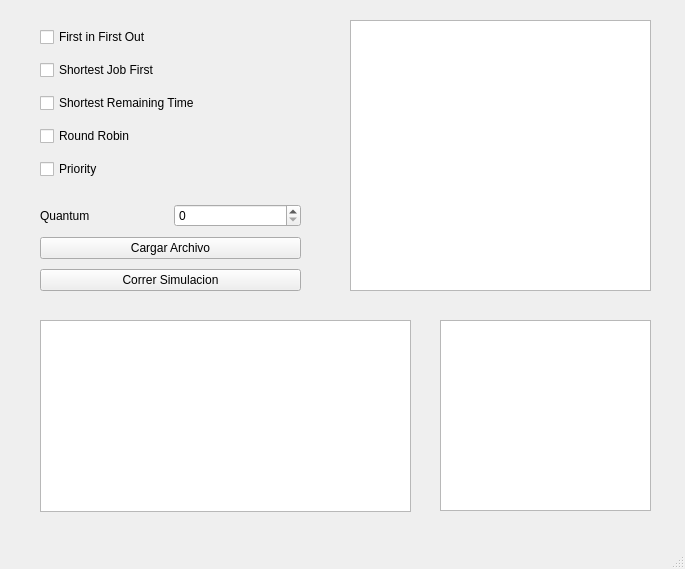
<?xml version="1.0" encoding="UTF-8"?>
<ui version="4.0">
 <class>SchedulingWindow</class>
 <widget class="QMainWindow" name="SchedulingWindow">
  <property name="geometry">
   <rect>
    <x>0</x>
    <y>0</y>
    <width>685</width>
    <height>569</height>
   </rect>
  </property>
  <property name="windowTitle">
   <string>MainWindow</string>
  </property>
  <widget class="QWidget" name="centralwidget">
   <widget class="QWidget" name="verticalLayoutWidget">
    <property name="geometry">
     <rect>
      <x>40</x>
      <y>20</y>
      <width>261</width>
      <height>171</height>
     </rect>
    </property>
    <layout class="QVBoxLayout" name="verticalLayout">
     <item>
      <widget class="QCheckBox" name="checkBoxFIFO">
       <property name="text">
        <string>First in First Out</string>
       </property>
      </widget>
     </item>
     <item>
      <widget class="QCheckBox" name="checkBoxSJF">
       <property name="text">
        <string>Shortest Job First</string>
       </property>
      </widget>
     </item>
     <item>
      <widget class="QCheckBox" name="checkBoxSRT">
       <property name="text">
        <string>Shortest Remaining Time</string>
       </property>
      </widget>
     </item>
     <item>
      <widget class="QCheckBox" name="checkBoxRR">
       <property name="text">
        <string>Round Robin</string>
       </property>
      </widget>
     </item>
     <item>
      <widget class="QCheckBox" name="checkBoxPriority">
       <property name="text">
        <string>Priority</string>
       </property>
      </widget>
     </item>
    </layout>
   </widget>
   <widget class="QWidget" name="verticalLayoutWidget_2">
    <property name="geometry">
     <rect>
      <x>40</x>
      <y>200</y>
      <width>261</width>
      <height>95</height>
     </rect>
    </property>
    <layout class="QVBoxLayout" name="verticalLayout_2">
     <item>
      <layout class="QHBoxLayout" name="horizontalLayout">
       <item>
        <widget class="QLabel" name="label">
         <property name="text">
          <string>Quantum</string>
         </property>
        </widget>
       </item>
       <item>
        <widget class="QSpinBox" name="quantumSpinBox">
         <property name="layoutDirection">
          <enum>Qt::LeftToRight</enum>
         </property>
        </widget>
       </item>
      </layout>
     </item>
     <item>
      <widget class="QPushButton" name="btnCargarArchivo">
       <property name="text">
        <string>Cargar Archivo</string>
       </property>
      </widget>
     </item>
     <item>
      <widget class="QPushButton" name="btnEjecutarSimulacion">
       <property name="text">
        <string>Correr Simulacion</string>
       </property>
      </widget>
     </item>
    </layout>
   </widget>
   <widget class="QTextEdit" name="txtContenidoArchivo">
    <property name="geometry">
     <rect>
      <x>350</x>
      <y>20</y>
      <width>301</width>
      <height>271</height>
     </rect>
    </property>
   </widget>
   <widget class="QGraphicsView" name="graphicsView">
    <property name="geometry">
     <rect>
      <x>40</x>
      <y>320</y>
      <width>371</width>
      <height>192</height>
     </rect>
    </property>
   </widget>
   <widget class="QTextEdit" name="metricsTextEdit">
    <property name="geometry">
     <rect>
      <x>440</x>
      <y>320</y>
      <width>211</width>
      <height>191</height>
     </rect>
    </property>
   </widget>
  </widget>
  <widget class="QMenuBar" name="menubar">
   <property name="geometry">
    <rect>
     <x>0</x>
     <y>0</y>
     <width>685</width>
     <height>23</height>
    </rect>
   </property>
  </widget>
  <widget class="QStatusBar" name="statusbar"/>
 </widget>
 <resources/>
 <connections/>
</ui>
